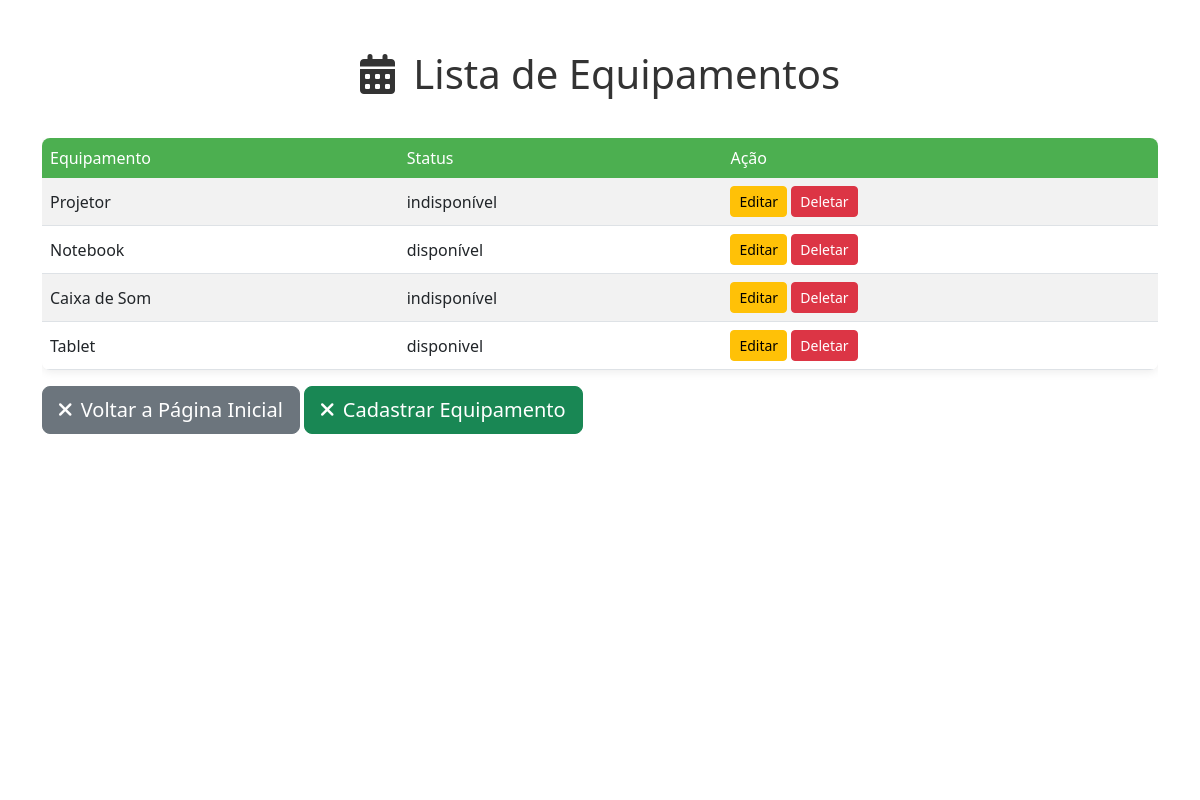
The page /listar_equipamentos/ (signed in) on the database as committed earlier.
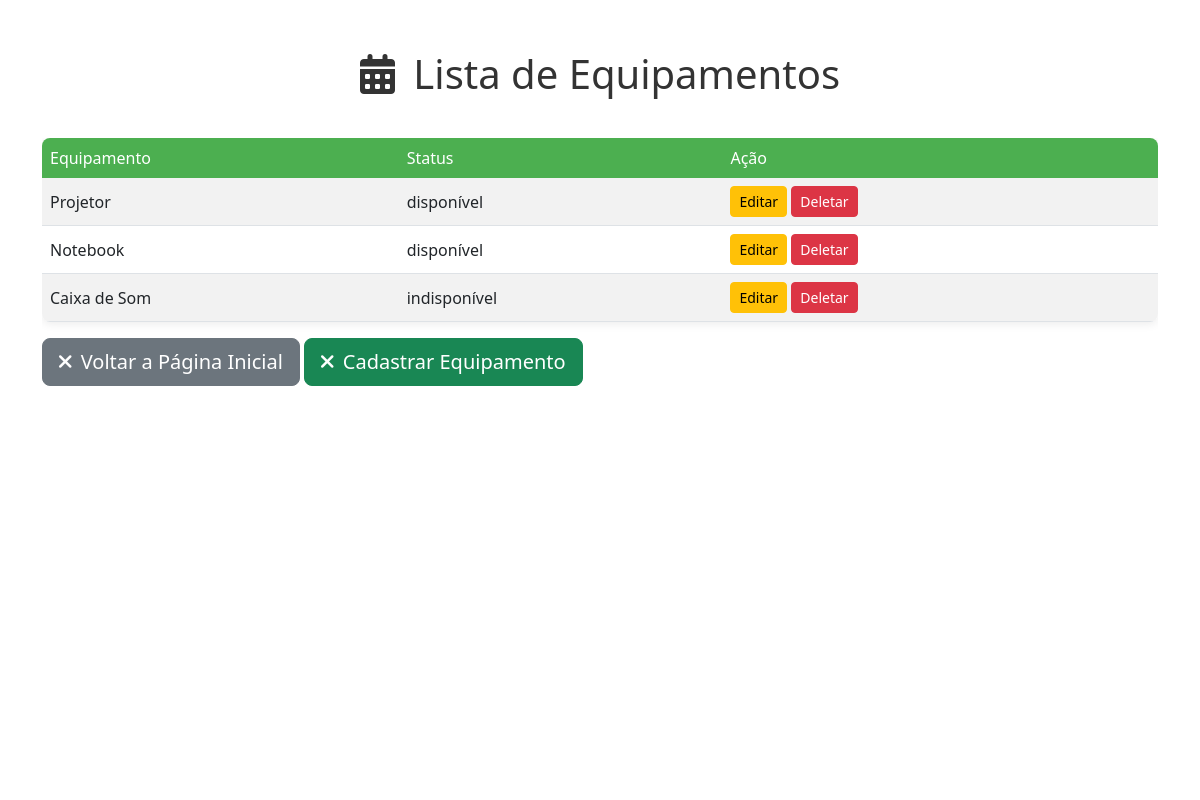
The same page on the database as committed later.
### app/models.py (models this page shows, shortened)
class Equipamento(models.Model):
    idEquipamento = models.AutoField(primary_key=True)
    tipo = models.CharField(max_length=50)
    statusDisponibilidade = models.CharField(max_length=50, default='disponível')

### app/views.py (the view)
# urls.py: path('listar_equipamentos/', views.listarEquipamentos, name="listar_equipamentos"),
@login_required
def listarEquipamentos(request):
    listarEquipamentos = Equipamento.objects.all()
    return render (request, 'listar_equipamentos.html', {'listarEquipamentos':listarEquipamentos})

### app/templates/listar_equipamentos.html (shortened to what this page needs)
{% load static %}
<!DOCTYPE html>
<html lang="pt-br">
<head>
    <link href="https://cdn.jsdelivr.net/npm/bootstrap@5.3.0/dist/css/bootstrap.min.css" rel="stylesheet">
    <link rel="stylesheet" href="https://cdnjs.cloudflare.com/ajax/libs/font-awesome/6.0.0-beta3/css/all.min.css" />
</head>
<body>
    <div class="page-background"></div>
    <div class="container dashboard-container">
        <h1 class="welcome-header">
            <i class="fas fa-calendar-alt me-2"></i> Lista de Equipamentos
        </h1>
        <div class="table-responsive">
            <table class="table table-striped table-hover align-middle">
                <thead>
                    <tr>
                        <th scope="col">Equipamento</th>
                        <th scope="col">Status</th>
                        <th scope="col">Ação</th>
                    </tr>
                </thead>
                <tbody>
                    {%for r in listarEquipamentos%}
                    <tr>
                        <td>{{ r.tipo }}</td>
                        <td>{{ r.statusDisponibilidade }}</td>
                        <td>
                            <a href="{% url 'editar_equipamento' r.pk %}" class="btn btn-warning btn-sm">Editar</a>
                            <a href="{% url 'deletar_equipamento' r.pk %}" class="btn btn-danger btn-sm">Deletar</a>
                        </td>
                    {% empty %}
                    <tr>
                        <td colspan="4" class="text-center">Nenhum Equipamento cadastrado.</td>
                    </tr>
                    {%endfor%}
                </tbody>
            </table>
        </div>
        <a href="{% url 'index_adm' %}" class="btn btn-secondary btn-lg order-md-1">
            <i class="fas fa-times me-1"></i> Voltar a Página Inicial
        </a>
        <a href="{% url 'cadastrar_equipamento' %}" class="btn btn-success btn-lg order-md-1">
            <i class="fas fa-times me-1"></i> Cadastrar Equipamento
        </a>
    </div>
</body>
</html>

Rows that differ between the two databases and show on the page:
removed Equipamento: tipo "Tablet", statusDisponibilidade "disponivel"
changed Equipamento "Projetor": statusDisponibilidade "indisponível" → "disponível"
